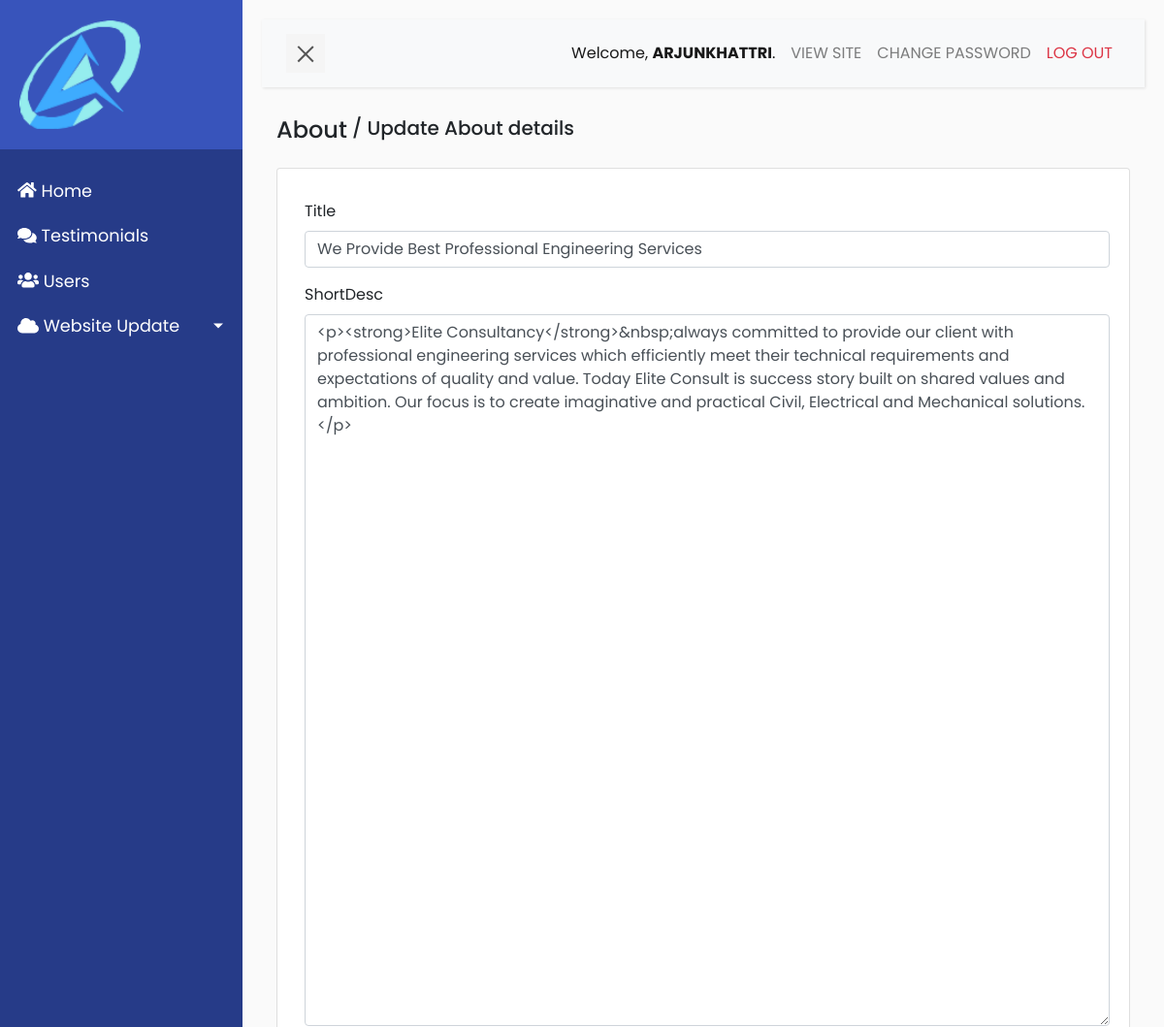
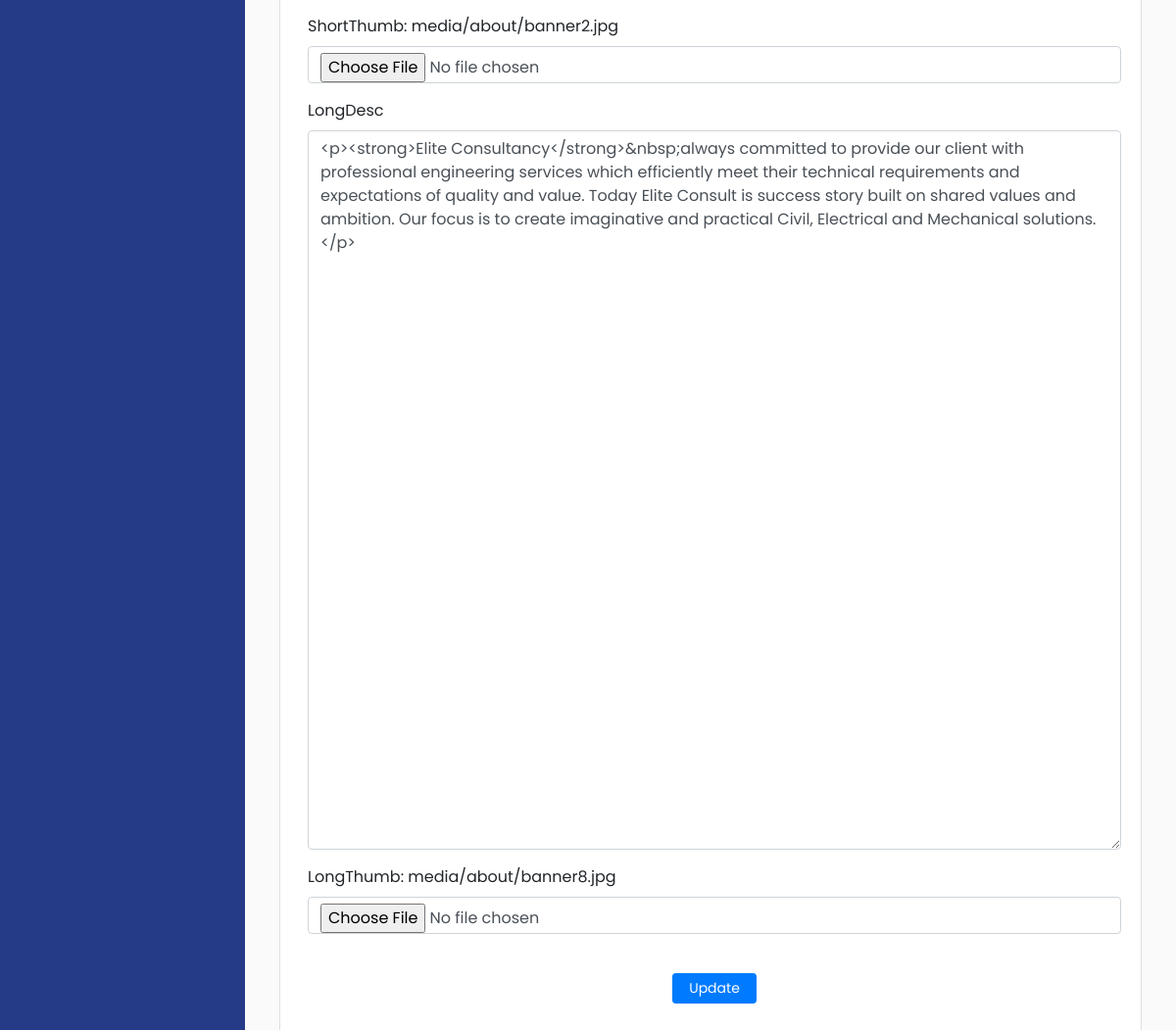
Page /about_info/update (signed in) on the committed database (2 pictures, top to bottom).
### constructionapp/models.py (models this page shows, shortened)
class About(models.Model):
    title = models.CharField(max_length=50, null=False, blank=False, default= ' ')
    shortdesc = RichTextUploadingField(blank=True, null=True)
    short_thumb = models.ImageField(upload_to='media/about')
    longdesc = RichTextUploadingField(blank=True, null=True)
    long_thumb = models.ImageField(upload_to='media/about')

### constructionapp/views.py (the view)
# urls.py: path('about_info/update', views.about_update, name='about_update'),
@login_required
def about_update(request):
    info = About.objects.all().last()
    if request.method == 'POST':
        form = AboutForm(request.POST or None, request.FILES, instance = info)
        try:
            if form.is_valid():
                form.save()
                messages.success(request, 'About Details Updated')
                return redirect('about_info')
            else:
                messages.error(request, 'Invalid About Details Entered')
                return redirect('about_info')
        except:
            return redirect('about_info')
    else:
        context = {'info': info}
        return render(request,'page/about/update.html', context)

### constructionapp/templates/page/about/update.html (shortened to what this page needs)
{% extends 'base.html' %}
{% block content %}
<div class="container">
    <div class="row">
        <div class="col-xs-12 col-sm-12 col-md-12 col-xl-12 d-flex">
                <h4 class=" mb-4">About </h4>
            <h5>
                &nbsp;/&nbsp;Update About details
            </h5>
        </div>
    </div>
    {% if info %}
   <div class="row">
      <div class="col-xs-12 col-sm-12 col-md-12 col-xl-12">
         <div class="card mb-4 pl-2 pt-2">
            <div class="card-body mb-2">
                 <form method="POST" enctype="multipart/form-data">
                     <div class="form-group">
                        <label
                            for="title"
                            class="mt-1">
                            Title
                        </label>
                        <input
                            type="text"
                            name="title"
                            id="title"
                            value="{{info.title}}"
                            tabindex="1"
                            class="form-control"
                            autocomplete="title" >
                    </div>
                    <div class="form-group">
                        <label for="shortdesc">ShortDesc</label>
                        <textarea
                            name="shortdesc"
                            rows="30"
                            cols="80"
                            id="shortdesc"
                            class="form-control"
                            tabindex="2"
                            required
                            >{{info.shortdesc}}</textarea>
                    </div>
                    <div class="form-group">
                        <label for="short_thumb">
                            ShortThumb:
                            <a href="/media/{{info.short_thumb}}">
                            {{info.short_thumb}}
                            </a>
                        </label>
                        <input
                            type="file"
                            class="form-control"
                            name="short_thumb"
                            id="short_thumb"
                            tabindex="3"
                            required>
                    </div>
                    <div class="form-group">
                        <label for="text">LongDesc</label>
                        <textarea
                            name="longdesc"
                            rows="30"
                            cols="80"
                            id="longdesc"
                            class="form-control"
                            tabindex="4"
                            required
                            >{{info.longdesc}}</textarea>
                    </div>
                    <div class="form-group">
                        <label for="long_thumb">
                            LongThumb:
                            <a href="/media/{{info.long_thumb}}">
                            {{info.long_thumb}}
                            </a>
                        </label>
                        <input
                            type="file"
                            class="form-control"
                            name="long_thumb"
                            id="long_thumb"
                            tabindex="3"
                            required>
                    </div>
                    <div class="form-group text-center">
                        <input
                            type="submit"
                            class="btn btn-primary btn-sm mt-4 pl-3 pr-3 text-center"
                            value="Update">
                    </div>
                </form>
            </div>
         </div>
      </div>
   </div>
   {% endif %}
</div>
{% endblock content %}

### constructionapp/templates/base.html (shortened to what this page needs)
{% load static %}
<!DOCTYPE html>
<html>
<head>
    <link
        rel="stylesheet"
        href="https://stackpath.bootstrapcdn.com/bootstrap/4.1.0/css/bootstrap.min.css"
>
    <link
        rel="stylesheet" href="{% static 'css/base.css' %}">
    <link
        rel="stylesheet"
        href="https://use.fontawesome.com/releases/v5.2.0/css/all.css"
>
</head>
<body>
    <div class="wrapper">
        <nav id="sidebar">
            <div class="sidebar-header">
                <a href="https://eliteconsultancy.netlify.app/">
                    <img src="{% static 'images/logo.png' %}" alt="NGT Logo" class="img-responsive" style="width:60%;height: auto;">
                </a>
            </div>
            <ul class="list-unstyled components ml-2">
                <li class="active">
                    <a href="{% url 'dashboard' %}">
                        <i class="fa fa-home" aria-hidden="true"></i>
                        Home
                    </a>
                </li>
                <li>
                    <a href="{% url 'testimonials_list' %}">
                        <i class="fa fa-comments" aria-hidden="true"></i>
                        Testimonials
                    </a>
                </li>
                <li>
                    <a href="{% url 'list_admins' %}">
                        <i class="fa fa-users" aria-hidden="true"></i>
                        Users
                    </a>
                </li>
                <li >
                    <a href="#uiSubmenu" data-toggle="collapse" aria-expanded="false" class="dropdown-toggle">
                        <i class="fa fa-cloud" aria-hidden="true"></i>
                        Website Update
                    </a>
                </li>
        </nav>
        <div id="content">
            <nav class="navbar navbar-expand-lg navbar-light bg-light">
                <div class="container-fluid">
                    <button type="button" id="sidebarCollapse" class="navbar-btn">
                        <span></span>
                    </button>
                    <div class="collapse navbar-collapse" id="navbarSupportedContent">
                        <ul class="nav navbar-nav ml-auto">
                            <li class="nav-item active">
                                <div class="nav-link text-capitalize" >Welcome, <span class="text-uppercase font-weight-bold">{{user.get_username}}</span>. </div>
                            </li>
                            <li class="nav-item">
                                <a href="https://eliteconsultancy.netlify.app/" target="_blank" class="text-uppercase nav-link">View Site</a>
                            </li>
                            <li class="nav-item">
                                <a href="{% url 'change_admin_pw' %}" class="nav-link text-uppercase">Change Password</a>
                            </li>
                            <li class="nav-item">
                                <a href="{% url 'admin_logout' %}" class="text-uppercase nav-link text-danger">Log out</a>
                            </li>
                        </ul>
                    </div>
                </div>
            </nav>
            {% block content %}
            {% endblock content %}
    </div>
</body>
</html>

### static/css/base.css (style rules this page uses)
body { font-family: 'Poppins', sans-serif; background: #fafafa; }
a, a:hover, a:focus { color: inherit; text-decoration: none; transition: all 0.3s; }
.navbar { padding: 15px 10px; background: #fff; border: none; border-radius: 0; margin-bottom: 30px; box-shadow: 1px 1px 3px rgba(0, 0, 0, 0.1); }
.navbar-btn { box-shadow: none; outline: none !important; border: none; }
.wrapper { display: flex; width: 100%; align-items: stretch; perspective: 1500px; }
#sidebar { min-width: 250px; max-width: 250px; background: #263b88; color: #fff; transition: all 0.6s cubic-bezier(0.945, 0.020, 0.270, 0.665); transform-origin: bottom left; }
#sidebar .sidebar-header { padding: 20px; background: #3854bb; }
#sidebar ul.components { padding: 20px 0; }
#sidebar ul li a { padding: 10px; font-size: 1.1em; display: block; }
#sidebar ul li.active > a, a[aria-expanded="true"] { color: #fff; background: #263b88; }
a[data-toggle="collapse"] { position: relative; }
.dropdown-toggle::after { display: block; position: absolute; top: 50%; right: 20px; transform: translateY(-50%); }
#content { width: 100%; padding: 20px; min-height: 100vh; transition: all 0.3s; }
#sidebarCollapse { width: 40px; height: 40px; background: #f5f5f5; cursor: pointer; }
#sidebarCollapse span { width: 80%; height: 2px; margin: 0 auto; display: block; background: #555; transition: all 0.8s cubic-bezier(0.810, -0.330, 0.345, 1.375); transition-delay: 0.2s; }
#sidebarCollapse span:last-of-type { transform: rotate(-45deg) translate(1px, -1px); }

### rows in the picture
About: title "We Provide Best Professional Engineering Services", shortdesc "<p><strong>Elite Consultancy</strong>&nbsp;always committed to provide our client with professional engineering services which efficiently meet their technical requirements and expectations of quality and value. Today Elite Consult is success story built on shared values and ambition. Our focus is to create imaginative and practical Civil, Electrical and Mechanical solutions.</p>", short_thumb "media/about/banner2.jpg", longdesc "<p><strong>Elite Consultancy</strong>&nbsp;always committed to provide our client with professional engineering services which efficiently meet their technical requirements and expectations of quality and value. Today Elite Consult is success story built on shared values and ambition. Our focus is to create imaginative and practical Civil, Electrical and Mechanical solutions.</p>", long_thumb "media/about/banner8.jpg"

### other values in the picture
{{ user.get_username }} "ARJUNKHATTRI"
